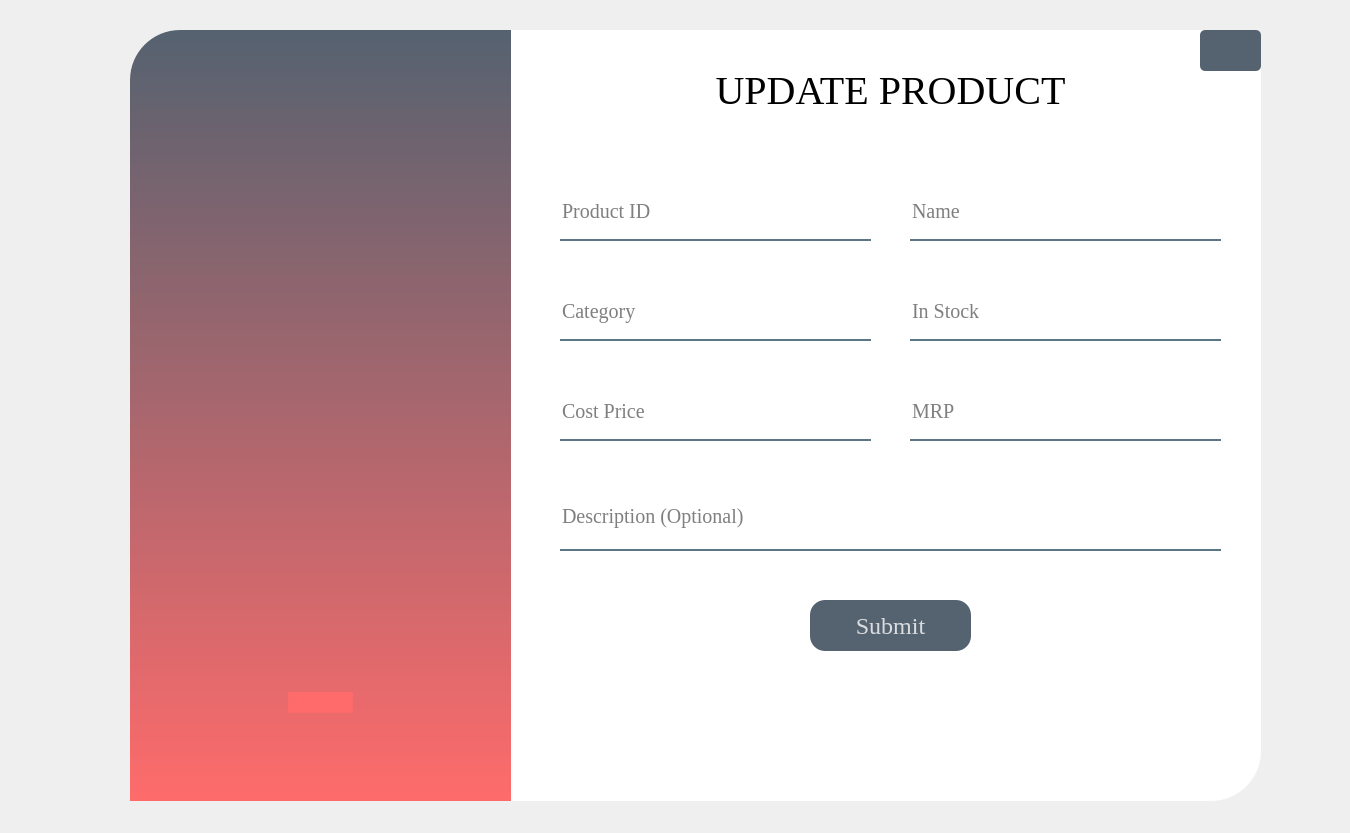
<?xml version="1.0" encoding="UTF-8"?>
<ui version="4.0">
 <class>addProduct_Window</class>
 <widget class="QWidget" name="addProduct_Window">
  <property name="geometry">
   <rect>
    <x>0</x>
    <y>0</y>
    <width>1350</width>
    <height>833</height>
   </rect>
  </property>
  <property name="windowTitle">
   <string>Form</string>
  </property>
  <property name="styleSheet">
   <string notr="true">QPushButton{
background-color:rgba(85,98,112,255);
color:rgba(255,255,255,200);
border-radius:25px

}

QPushButton:hover{
background-color:rgba(255,107,107,255);

}

QPushButton:pressed{
padding-left:5px;
padding-top:5px;
background-color:rgba(255,107,107,255):
backgound-position:calc(100% -10px)center:
}
</string>
  </property>
  <widget class="QLabel" name="label">
   <property name="geometry">
    <rect>
     <x>130</x>
     <y>30</y>
     <width>1131</width>
     <height>771</height>
    </rect>
   </property>
   <property name="cursor">
    <cursorShape>ArrowCursor</cursorShape>
   </property>
   <property name="styleSheet">
    <string notr="true">background-color:rgba(255,255,255,255);
border-bottom-right-radius:50px;
border-top-left-radius:50px;
border-top-right-radius:5px;</string>
   </property>
   <property name="text">
    <string>TextLabel</string>
   </property>
  </widget>
  <widget class="QLabel" name="label_2">
   <property name="geometry">
    <rect>
     <x>130</x>
     <y>30</y>
     <width>381</width>
     <height>771</height>
    </rect>
   </property>
   <property name="styleSheet">
    <string notr="true">background-color: qlineargradient(spread:pad, x1:0, y1:0, x2:0, y2:1, stop:0 rgba(85, 98,112, 255), stop:1 rgba(255, 107, 107, 255));
border-top-left-radius:50px;</string>
   </property>
   <property name="text">
    <string/>
   </property>
  </widget>
  <widget class="QLabel" name="label_3">
   <property name="geometry">
    <rect>
     <x>670</x>
     <y>50</y>
     <width>441</width>
     <height>81</height>
    </rect>
   </property>
   <property name="font">
    <font>
     <family>Times New Roman</family>
     <pointsize>30</pointsize>
     <weight>50</weight>
     <italic>false</italic>
     <bold>false</bold>
     <underline>false</underline>
     <strikeout>false</strikeout>
    </font>
   </property>
   <property name="styleSheet">
    <string notr="true">color: #000;</string>
   </property>
   <property name="text">
    <string>UPDATE PRODUCT</string>
   </property>
   <property name="alignment">
    <set>Qt::AlignCenter</set>
   </property>
   <property name="wordWrap">
    <bool>false</bool>
   </property>
  </widget>
  <widget class="QLineEdit" name="productId_LE">
   <property name="geometry">
    <rect>
     <x>560</x>
     <y>190</y>
     <width>311</width>
     <height>51</height>
    </rect>
   </property>
   <property name="font">
    <font>
     <family>Times New Roman</family>
     <pointsize>15</pointsize>
    </font>
   </property>
   <property name="styleSheet">
    <string notr="true">background-color:rgba(0,0,0,0);
border:none;
border-bottom:2px solid rgba(46,82,101,200);
color:rgba(0,0,0.240);
padding-bottom:7px;</string>
   </property>
   <property name="text">
    <string/>
   </property>
   <property name="echoMode">
    <enum>QLineEdit::Normal</enum>
   </property>
   <property name="placeholderText">
    <string>Product ID</string>
   </property>
  </widget>
  <widget class="QLineEdit" name="category_LE">
   <property name="geometry">
    <rect>
     <x>560</x>
     <y>290</y>
     <width>311</width>
     <height>51</height>
    </rect>
   </property>
   <property name="font">
    <font>
     <family>Times New Roman</family>
     <pointsize>15</pointsize>
    </font>
   </property>
   <property name="styleSheet">
    <string notr="true">background-color:rgba(0,0,0,0);
border:none;
border-bottom:2px solid rgba(46,82,101,200);
color:rgba(0,0,0.240);
padding-bottom:7px;</string>
   </property>
   <property name="text">
    <string/>
   </property>
   <property name="echoMode">
    <enum>QLineEdit::Normal</enum>
   </property>
   <property name="placeholderText">
    <string>Category</string>
   </property>
  </widget>
  <widget class="QPushButton" name="submit_btn">
   <property name="geometry">
    <rect>
     <x>810</x>
     <y>600</y>
     <width>161</width>
     <height>51</height>
    </rect>
   </property>
   <property name="font">
    <font>
     <family>Times New Roman</family>
     <pointsize>18</pointsize>
     <weight>50</weight>
     <bold>false</bold>
    </font>
   </property>
   <property name="cursor">
    <cursorShape>OpenHandCursor</cursorShape>
   </property>
   <property name="mouseTracking">
    <bool>false</bool>
   </property>
   <property name="tabletTracking">
    <bool>false</bool>
   </property>
   <property name="styleSheet">
    <string notr="true">border-radius:15px;</string>
   </property>
   <property name="text">
    <string>Submit</string>
   </property>
  </widget>
  <widget class="QLabel" name="label_4">
   <property name="geometry">
    <rect>
     <x>130</x>
     <y>400</y>
     <width>381</width>
     <height>541</height>
    </rect>
   </property>
   <property name="font">
    <font>
     <family>Mountain</family>
     <pointsize>210</pointsize>
    </font>
   </property>
   <property name="styleSheet">
    <string notr="true">color:rgba(255,107,107,255);</string>
   </property>
   <property name="text">
    <string>-</string>
   </property>
   <property name="alignment">
    <set>Qt::AlignCenter</set>
   </property>
  </widget>
  <widget class="QLineEdit" name="description_LE">
   <property name="geometry">
    <rect>
     <x>560</x>
     <y>490</y>
     <width>661</width>
     <height>61</height>
    </rect>
   </property>
   <property name="font">
    <font>
     <family>Times New Roman</family>
     <pointsize>15</pointsize>
    </font>
   </property>
   <property name="styleSheet">
    <string notr="true">background-color:rgba(0,0,0,0);
border:none;
border-bottom:2px solid rgba(46,82,101,200);
color:rgba(0,0,0.240);
padding-bottom:7px;</string>
   </property>
   <property name="text">
    <string/>
   </property>
   <property name="echoMode">
    <enum>QLineEdit::Normal</enum>
   </property>
   <property name="placeholderText">
    <string>Description (Optional)</string>
   </property>
  </widget>
  <widget class="QLineEdit" name="inStock_LE">
   <property name="geometry">
    <rect>
     <x>910</x>
     <y>290</y>
     <width>311</width>
     <height>51</height>
    </rect>
   </property>
   <property name="font">
    <font>
     <family>Times New Roman</family>
     <pointsize>15</pointsize>
    </font>
   </property>
   <property name="styleSheet">
    <string notr="true">background-color:rgba(0,0,0,0);
border:none;
border-bottom:2px solid rgba(46,82,101,200);
color:rgba(0,0,0.240);
padding-bottom:7px;</string>
   </property>
   <property name="text">
    <string/>
   </property>
   <property name="echoMode">
    <enum>QLineEdit::Normal</enum>
   </property>
   <property name="placeholderText">
    <string>In Stock</string>
   </property>
  </widget>
  <widget class="QLineEdit" name="name_LE">
   <property name="geometry">
    <rect>
     <x>910</x>
     <y>190</y>
     <width>311</width>
     <height>51</height>
    </rect>
   </property>
   <property name="font">
    <font>
     <family>Times New Roman</family>
     <pointsize>15</pointsize>
    </font>
   </property>
   <property name="styleSheet">
    <string notr="true">background-color:rgba(0,0,0,0);
border:none;
border-bottom:2px solid rgba(46,82,101,200);
color:rgba(0,0,0.240);
padding-bottom:7px;</string>
   </property>
   <property name="text">
    <string/>
   </property>
   <property name="echoMode">
    <enum>QLineEdit::Normal</enum>
   </property>
   <property name="placeholderText">
    <string>Name</string>
   </property>
  </widget>
  <widget class="QLineEdit" name="mrp_LE">
   <property name="geometry">
    <rect>
     <x>910</x>
     <y>390</y>
     <width>311</width>
     <height>51</height>
    </rect>
   </property>
   <property name="font">
    <font>
     <family>Times New Roman</family>
     <pointsize>15</pointsize>
    </font>
   </property>
   <property name="styleSheet">
    <string notr="true">background-color:rgba(0,0,0,0);
border:none;
border-bottom:2px solid rgba(46,82,101,200);
color:rgba(0,0,0.240);
padding-bottom:7px;</string>
   </property>
   <property name="echoMode">
    <enum>QLineEdit::Normal</enum>
   </property>
   <property name="placeholderText">
    <string>MRP</string>
   </property>
  </widget>
  <widget class="QLineEdit" name="costPrice_LE">
   <property name="geometry">
    <rect>
     <x>560</x>
     <y>390</y>
     <width>311</width>
     <height>51</height>
    </rect>
   </property>
   <property name="font">
    <font>
     <family>Times New Roman</family>
     <pointsize>15</pointsize>
    </font>
   </property>
   <property name="styleSheet">
    <string notr="true">background-color:rgba(0,0,0,0);
border:none;
border-bottom:2px solid rgba(46,82,101,200);
color:rgba(0,0,0.240);
padding-bottom:7px;</string>
   </property>
   <property name="text">
    <string/>
   </property>
   <property name="echoMode">
    <enum>QLineEdit::Normal</enum>
   </property>
   <property name="placeholderText">
    <string>Cost Price</string>
   </property>
  </widget>
  <widget class="QPushButton" name="pushButton_2">
   <property name="geometry">
    <rect>
     <x>1200</x>
     <y>30</y>
     <width>61</width>
     <height>41</height>
    </rect>
   </property>
   <property name="font">
    <font>
     <pointsize>-1</pointsize>
    </font>
   </property>
   <property name="cursor">
    <cursorShape>PointingHandCursor</cursorShape>
   </property>
   <property name="styleSheet">
    <string notr="true">font-size:20px;
image: url(:/images/back2.png);
text-align: center;
border-radius:5px;</string>
   </property>
   <property name="text">
    <string/>
   </property>
  </widget>
  <widget class="QLabel" name="label_5">
   <property name="geometry">
    <rect>
     <x>740</x>
     <y>680</y>
     <width>421</width>
     <height>91</height>
    </rect>
   </property>
   <property name="font">
    <font>
     <family>Times New Roman</family>
     <pointsize>22</pointsize>
     <weight>50</weight>
     <italic>false</italic>
     <bold>false</bold>
     <underline>false</underline>
     <strikeout>false</strikeout>
    </font>
   </property>
   <property name="styleSheet">
    <string notr="true">color: #6B6B6B;</string>
   </property>
   <property name="text">
    <string/>
   </property>
   <property name="alignment">
    <set>Qt::AlignCenter</set>
   </property>
   <property name="wordWrap">
    <bool>false</bool>
   </property>
  </widget>
  <widget class="QLabel" name="label_6">
   <property name="geometry">
    <rect>
     <x>670</x>
     <y>690</y>
     <width>91</width>
     <height>71</height>
    </rect>
   </property>
   <property name="styleSheet">
    <string notr="true"/>
   </property>
   <property name="text">
    <string/>
   </property>
  </widget>
 </widget>
 <resources>
  <include location="res.qrc"/>
 </resources>
 <connections/>
</ui>
